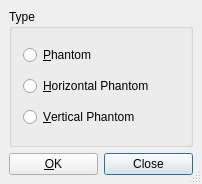
<ui version="4.0" >
 <class>PhantomUi</class>
 <widget class="QDialog" name="PhantomUi" >
  <property name="geometry" >
   <rect>
    <x>0</x>
    <y>0</y>
    <width>202</width>
    <height>184</height>
   </rect>
  </property>
  <property name="windowTitle" >
   <string/>
  </property>
  <property name="sizeGripEnabled" >
   <bool>true</bool>
  </property>
  <layout class="QGridLayout" >
   <property name="margin" >
    <number>9</number>
   </property>
   <property name="spacing" >
    <number>6</number>
   </property>
   <item row="1" column="1" >
    <widget class="QPushButton" name="closePB" >
     <property name="text" >
      <string>Close</string>
     </property>
     <property name="default" >
      <bool>true</bool>
     </property>
    </widget>
   </item>
   <item row="1" column="0" >
    <widget class="QPushButton" name="okPB" >
     <property name="text" >
      <string>&amp;OK</string>
     </property>
     <property name="default" >
      <bool>false</bool>
     </property>
    </widget>
   </item>
   <item row="0" column="0" colspan="2" >
    <widget class="QGroupBox" name="PhantomBG" >
     <property name="title" >
      <string>Type</string>
     </property>
     <layout class="QVBoxLayout" >
      <property name="spacing" >
       <number>6</number>
      </property>
      <property name="margin" >
       <number>11</number>
      </property>
      <item>
       <widget class="QRadioButton" name="phantomRB" >
        <property name="toolTip" >
         <string>Horizontal and vertical space of the phantom content</string>
        </property>
        <property name="text" >
         <string>&amp;Phantom</string>
        </property>
       </widget>
      </item>
      <item>
       <widget class="QRadioButton" name="hphantomRB" >
        <property name="toolTip" >
         <string>Horizontal space of the phantom content</string>
        </property>
        <property name="text" >
         <string>&amp;Horizontal Phantom</string>
        </property>
       </widget>
      </item>
      <item>
       <widget class="QRadioButton" name="vphantomRB" >
        <property name="toolTip" >
         <string>Vertical space of the phantom content</string>
        </property>
        <property name="text" >
         <string>&amp;Vertical Phantom</string>
        </property>
       </widget>
      </item>
     </layout>
    </widget>
   </item>
  </layout>
 </widget>
 <tabstops>
  <tabstop>phantomRB</tabstop>
  <tabstop>hphantomRB</tabstop>
  <tabstop>vphantomRB</tabstop>
  <tabstop>okPB</tabstop>
  <tabstop>closePB</tabstop>
 </tabstops>
 <includes>
  <include location="local" >qt_i18n.h</include>
 </includes>
 <resources/>
 <connections/>
</ui>
